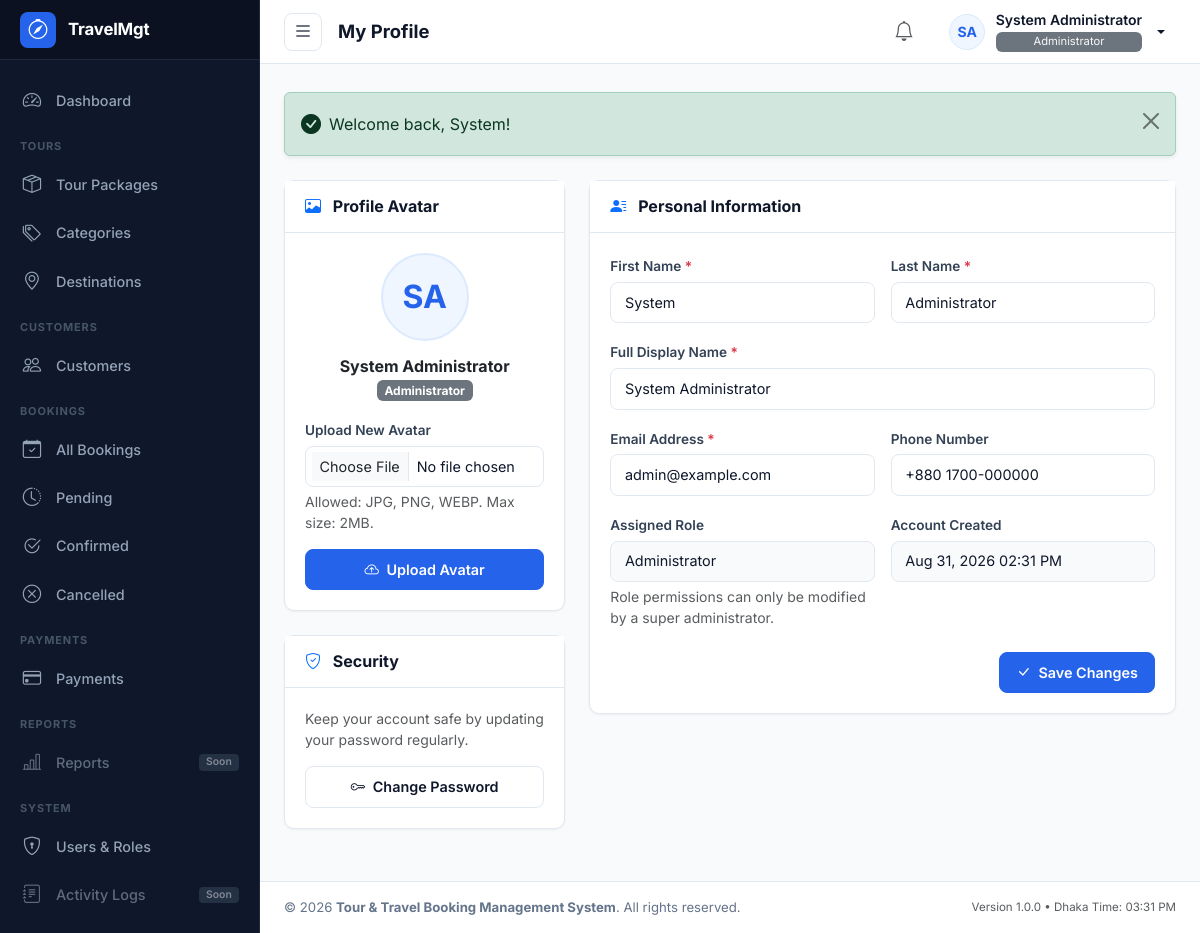
The app's page /modules/profile/index.php (signed in) with its own data.
### tables this page shows
CREATE TABLE `users` (
  `id` INT UNSIGNED NOT NULL AUTO_INCREMENT,
  `role_id` INT UNSIGNED NOT NULL,
  `first_name` VARCHAR(50) NOT NULL,
  `last_name` VARCHAR(50) NOT NULL,
  `name` VARCHAR(100) NOT NULL,
  `email` VARCHAR(100) NOT NULL,
  `phone` VARCHAR(20) DEFAULT NULL,
  `password` VARCHAR(255) NOT NULL,
  `avatar` VARCHAR(255) DEFAULT NULL,
  `status` ENUM('active', 'inactive') NOT NULL DEFAULT 'active',
  `last_login` DATETIME DEFAULT NULL,
  `created_at` TIMESTAMP NOT NULL DEFAULT CURRENT_TIMESTAMP,
  `updated_at` TIMESTAMP NOT NULL DEFAULT CURRENT_TIMESTAMP ON UPDATE CURRENT_TIMESTAMP,
  `deleted_at` DATETIME DEFAULT NULL,
  PRIMARY KEY (`id`),
  UNIQUE KEY `uk_users_email` (`email`),
  KEY `idx_users_role_id` (`role_id`),
  KEY `idx_users_status` (`status`),
  KEY `idx_users_deleted_at` (`deleted_at`),
  CONSTRAINT `fk_users_role` FOREIGN KEY (`role_id`) REFERENCES `roles` (`id`) ON DELETE RESTRICT ON UPDATE CASCADE
);

CREATE TABLE `roles` (
  `id` INT UNSIGNED NOT NULL AUTO_INCREMENT,
  `name` VARCHAR(50) NOT NULL,
  `slug` VARCHAR(50) NOT NULL,
  `description` VARCHAR(255) DEFAULT NULL,
  `created_at` TIMESTAMP NOT NULL DEFAULT CURRENT_TIMESTAMP,
  `updated_at` TIMESTAMP NOT NULL DEFAULT CURRENT_TIMESTAMP ON UPDATE CURRENT_TIMESTAMP,
  PRIMARY KEY (`id`),
  UNIQUE KEY `uk_roles_slug` (`slug`)
);

### includes/functions.php (called while the page is built, shortened)
<?php
require_once __DIR__ . '/flash.php';
function e($value): string
{
    return htmlspecialchars((string)($value ?? ''), ENT_QUOTES, 'UTF-8');
}
function url(string $path = ''): string
{
    $cleanPath = ltrim($path, '/');
    return APP_URL . '/' . $cleanPath;
}
function current_user_id(): ?int
{
    return isset($_SESSION['user_id']) ? (int)$_SESSION['user_id'] : null;
}
function current_user(): ?array
{
    static $cachedUser = null;
    static $cachedUserId = null;
    $userId = current_user_id();
    if ($cachedUser !== null && $cachedUserId === $userId) {
        return $cachedUser;
    }
    try {
        $pdo = get_db_connection();
        $stmt = $pdo->prepare("
            SELECT
                u.id,
                u.role_id,
                u.first_name,
                u.last_name,
                u.name,
                u.email,
                u.phone,
                u.avatar,
                u.status,
                u.last_login,
                u.created_at,
                u.updated_at,
                r.name AS role_name,
                r.slug AS role_slug
            FROM users u
            JOIN roles r ON u.role_id = r.id
            WHERE u.id = :id AND u.deleted_at IS NULL
            LIMIT 1
        ");
        $stmt->execute(['id' => $userId]);
        $user = $stmt->fetch();
        if ($user) {
            $cachedUser = $user;
            $cachedUserId = $userId;
            return $user;
        }
    } catch (PDOException $e) {
        error_log('current_user query error: ' . $e->getMessage());
    }
    return null;
}
function require_login(): void
{
    $user = current_user();
}
function format_date(?string $datetime, string $format = 'M d, Y h:i A'): string
{
    try {
        $dt = new DateTime($datetime, new DateTimeZone('UTC'));
        $dt->setTimezone(new DateTimeZone(APP_TIMEZONE));
        return $dt->format($format);
    } catch (Exception $e) {
        return $datetime;
    }
}
function get_user_initials(string $name): string
{
    $words = explode(' ', trim($name));
    $initials = '';
    if (!empty($words[0])) {
        $initials .= mb_substr($words[0], 0, 1, 'UTF-8');
    }
    if (count($words) > 1 && !empty($words[count($words) - 1])) {
        $initials .= mb_substr($words[count($words) - 1], 0, 1, 'UTF-8');
    }
    return strtoupper($initials ?: 'U');
}
function get_avatar_url(?string $avatarFilename): ?string
{
    if (empty($avatarFilename)) {
        return null;
    }
    return null;
}

### includes/auth_check.php (called while the page is built)
<?php
require_once __DIR__ . '/functions.php';
require_login();

### modules/profile/index.php (the view, shortened to what this page needs)
<?php
$pageTitle = 'My Profile';
require_once __DIR__ . '/../../includes/admin_header.php';
require_once __DIR__ . '/../../includes/admin_sidebar.php';
$avatarUrl = get_avatar_url($currentUser['avatar'] ?? null);
$initials = get_user_initials($currentUser['name'] ?? '');
?>
<main id="admin-main">
    <?php require_once __DIR__ . '/../../includes/admin_topbar.php'; ?>
    <div class="admin-content-body">
        <?= display_flash(); ?>
        <div class="row g-4">
            <div class="col-12 col-lg-4">
                <div class="admin-card">
                    <div class="admin-card-header">
                        <h3 class="admin-card-title">
                            <i class="bi bi-image me-2 text-primary"></i> Profile Avatar
                        </h3>
                    </div>
                    <div class="admin-card-body text-center">
                        <div class="mb-3 position-relative d-inline-block">
                            <span
                                id="avatar-preview-fallback"
                                class="avatar-circle-lg <?= $avatarUrl ? 'd-none' : ''; ?>"
                            >
                                <?= e($initials); ?>
                            </span>
                        </div>
                        <h4 class="fs-6 fw-bold mb-0 text-dark"><?= e($currentUser['name']); ?></h4>
                        <span class="badge bg-secondary mt-1 mb-3"><?= e($currentUser['role_name']); ?></span>
                        <form action="<?= url('modules/profile/upload-avatar.php'); ?>" method="POST" enctype="multipart/form-data" class="text-start">
                            <div class="mb-3">
                                <label for="avatar-input" class="form-label">Upload New Avatar</label>
                                <input
                                    type="file"
                                    class="form-control form-control-sm"
                                    id="avatar-input"
                                    name="avatar"
                                    accept="image/jpeg,image/png,image/webp"
                                    required
                                >
                                <div class="form-text small text-muted">
                                    Allowed: JPG, PNG, WEBP. Max size: 2MB.
                                </div>
                            </div>
                            <button type="submit" class="btn btn-primary btn-sm w-100">
                                <i class="bi bi-cloud-arrow-up me-1"></i> Upload Avatar
                            </button>
                        </form>
                    </div>
                </div>
                <div class="admin-card">
                    <div class="admin-card-header">
                        <h3 class="admin-card-title">
                            <i class="bi bi-shield-check me-2 text-primary"></i> Security
                        </h3>
                    </div>
                    <div class="admin-card-body">
                        <p class="small text-muted mb-3">
                            Keep your account safe by updating your password regularly.
                        </p>
                        <a href="<?= url('modules/profile/change-password.php'); ?>" class="btn btn-outline-secondary btn-sm w-100">
                            <i class="bi bi-key me-1"></i> Change Password
                        </a>
                    </div>
                </div>
            </div>
            <div class="col-12 col-lg-8">
                <div class="admin-card">
                    <div class="admin-card-header">
                        <h3 class="admin-card-title">
                            <i class="bi bi-person-lines-fill me-2 text-primary"></i> Personal Information
                        </h3>
                    </div>
                    <div class="admin-card-body">
                        <form action="<?= url('modules/profile/update.php'); ?>" method="POST" autocomplete="off">
                            <div class="row g-3 mb-3">
                                <div class="col-12 col-sm-6">
                                    <label for="first_name" class="form-label">First Name <span class="text-danger">*</span></label>
                                    <input
                                        type="text"
                                        class="form-control"
                                        id="first_name"
                                        name="first_name"
                                        value="<?= e($currentUser['first_name']); ?>"
                                        required
                                    >
                                </div>
                                <div class="col-12 col-sm-6">
                                    <label for="last_name" class="form-label">Last Name <span class="text-danger">*</span></label>
                                    <input
                                        type="text"
                                        class="form-control"
                                        id="last_name"
                                        name="last_name"
                                        value="<?= e($currentUser['last_name']); ?>"
                                        required
                                    >
                                </div>
                            </div>
                            <div class="mb-3">
                                <label for="name" class="form-label">Full Display Name <span class="text-danger">*</span></label>
                                <input
                                    type="text"
                                    class="form-control"
                                    id="name"
                                    name="name"
                                    value="<?= e($currentUser['name']); ?>"
                                    required
                                >
                            </div>
                            <div class="row g-3 mb-3">
                                <div class="col-12 col-sm-6">
                                    <label for="email" class="form-label">Email Address <span class="text-danger">*</span></label>
                                    <input
                                        type="email"
                                        class="form-control"
                                        id="email"
                                        name="email"
                                        value="<?= e($currentUser['email']); ?>"
                                        required
                                    >
                                </div>
                                <div class="col-12 col-sm-6">
                                    <label for="phone" class="form-label">Phone Number</label>
                                    <input
                                        type="text"
                                        class="form-control"
                                        id="phone"
                                        name="phone"
                                        placeholder="+880 1700-000000"
                                        value="<?= e($currentUser['phone']); ?>"
                                    >
                                </div>
                            </div>
                            <div class="row g-3 mb-4">
                                <div class="col-12 col-sm-6">
                                    <label class="form-label">Assigned Role</label>
                                    <input
                                        type="text"
                                        class="form-control"
                                        value="<?= e($currentUser['role_name']); ?>"
                                        disabled
                                        readonly
                                    >
                                    <div class="form-text small text-muted">Role permissions can only be modified by a super administrator.</div>
                                </div>
                                <div class="col-12 col-sm-6">
                                    <label class="form-label">Account Created</label>
                                    <input
                                        type="text"
                                        class="form-control"
                                        value="<?= format_date($currentUser['created_at']); ?>"
                                        disabled
                                        readonly
                                    >
                                </div>
                            </div>
                            <div class="d-flex justify-content-end">
                                <button type="submit" class="btn btn-primary">
                                    <i class="bi bi-check-lg me-1"></i> Save Changes
                                </button>
                            </div>
                        </form>
                    </div>
                </div>
            </div>
        </div>
    </div>
<?php require_once __DIR__ . '/../../includes/admin_footer.php'; ?>

### includes/admin_topbar.php (shortened to what this page needs)
<?php
$user = current_user();
$userName = $user['name'] ?? 'User';
$userRole = $user['role_name'] ?? 'Staff';
$userAvatarUrl = get_avatar_url($user['avatar'] ?? null);
$userInitials = get_user_initials($userName);
?>
<header id="admin-topbar">
    <div class="topbar-left">
        <button type="button" id="sidebar-toggle" class="sidebar-toggle-btn" aria-label="Toggle Sidebar" title="Toggle Navigation Sidebar">
            <i class="bi bi-list fs-5"></i>
        </button>
        <h1 class="page-title"><?= isset($pageTitle) ? e($pageTitle) : 'Dashboard'; ?></h1>
    </div>
    <div class="topbar-right">
        <div class="dropdown">
            <button class="btn btn-outline-secondary btn-sm p-2 rounded-circle border-0 text-muted" type="button" data-bs-toggle="dropdown" aria-expanded="false" title="Notifications">
                <i class="bi bi-bell fs-5"></i>
            </button>
        </div>
        <div class="dropdown">
            <button class="user-profile-btn dropdown-toggle" type="button" id="userMenuDropdown" data-bs-toggle="dropdown" aria-expanded="false">
                <?php if ($userAvatarUrl): ?>
                    <img src="<?= e($userAvatarUrl); ?>" alt="<?= e($userName); ?>" class="avatar-circle">
                <?php else: ?>
                    <span class="avatar-circle"><?= e($userInitials); ?></span>
                <?php endif; ?>
                <div class="user-meta-info">
                    <span class="user-meta-name"><?= e($userName); ?></span>
                    <span class="user-meta-role badge bg-secondary text-light fw-normal py-1 px-2 mt-1" style="font-size: 0.7rem;"><?= e($userRole); ?></span>
                </div>
            </button>
        </div>
    </div>
</header>

### records on screen
users: userInitials "SA", name "System Administrator", role.name "Administrator", initials "SA", first_name "System", last_name "Administrator", email "admin@example.com", phone "+880 1700-000000", created_at "Aug 31, 2026 02:31 PM"

### other values on screen
APP_SHORT_NAME "TravelMgt"
$pageTitle "My Profile"
APP_NAME "Tour & Travel Booking Management System"
APP_VERSION "1.0.0"
